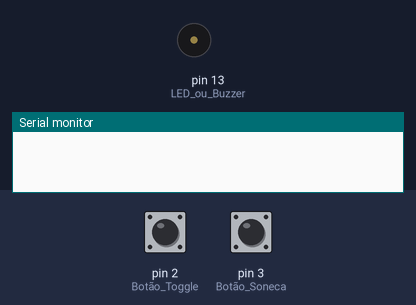
A sketch run on a simulated Arduino Uno, built with avr-gcc and run on an emulated ATmega328P. On the bench: buzzer (waves = sounding), the last lines printed to the serial monitor. Inputs (shaded band) come from the test bench; at power-on: pin 2 (Botão_Toggle) LOW, pin 3 (Botão_Soneca) LOW.

Above: at 1.2 s.
1.3 s: pin 2 (Botão_Toggle) pulled HIGH for 0.15 s
At 2.5 s:
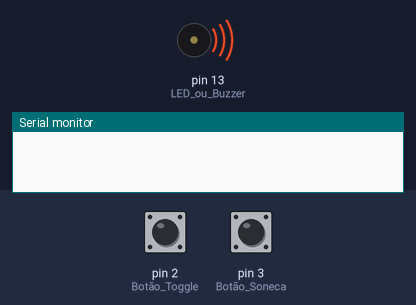
2.9 s: pin 3 (Botão_Soneca) pulled HIGH for 0.15 s
At 3.4 s:
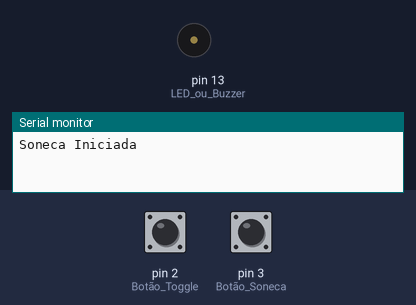
6.0 s: pin 2 (Botão_Toggle) pulled HIGH for 1 s
At 7.4 s:
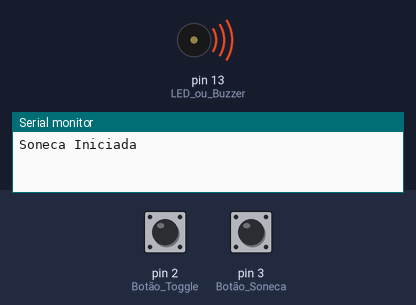
10.0 s: pin 2 (Botão_Toggle) pulled HIGH for 3.2 s
At 11.2 s:
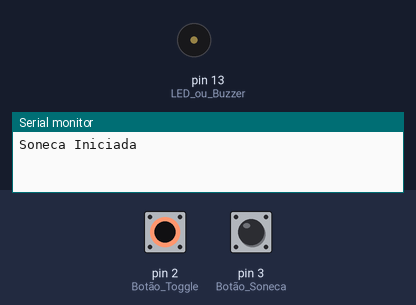
Timing chart, 0 to 46.5 s (numbered marks = the images above; inputs shaded):
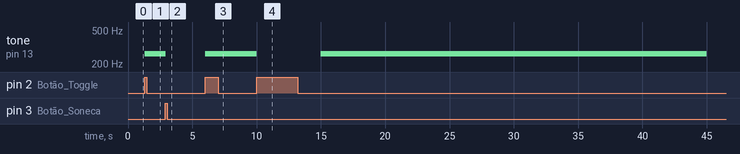

Measured:
- after the input at 1.3 s, tone on pin 13 (LED_ou_Buzzer): silent → 262 Hz at once
- after the input at 2.9 s, tone on pin 13 (LED_ou_Buzzer): 262 Hz → silent at once
- after the input at 6.0 s, tone on pin 13 (LED_ou_Buzzer): silent → 262 Hz after 0.00 s instead of 1.9 s
- after the input at 10.0 s, tone on pin 13 (LED_ou_Buzzer): 262 Hz → silent after 0.02 s instead of 31.0 s

The sketch:

sketch.ino
```cpp
volatile bool alarmeAtivo = false;
volatile bool modoSoneca = false;
volatile bool botaoToggle = false;
volatile uint16_t contadorTempo = 0;

void acionarToggle() {
  botaoToggle = true;
}

void ativarSoneca() {
  if (alarmeAtivo) {
    alarmeAtivo = false;
    modoSoneca = true;

    contadorTempo = 0;
    TCNT1 = 0;

    Serial.println("Soneca Iniciada");
  }
}

ISR(TIMER1_COMPA_vect) {
  contadorTempo++;
  TCNT1 = 0;
}

void setup() {
  Serial.begin(9600);

  pinMode(13, OUTPUT);   // LED ou Buzzer
  pinMode(2, INPUT);     // Botão Toggle
  pinMode(3, INPUT);     // Botão Soneca

  attachInterrupt(digitalPinToInterrupt(2), acionarToggle, RISING);
  attachInterrupt(digitalPinToInterrupt(3), ativarSoneca, RISING);

  cli();  // Desabilita interrupções globais temporariamente

  TCCR1A = 0b00000000;   // Timer em modo normal
  TCCR1B = 0b00001000;   // CTC (Clear Timer on Compare Match)
  TCCR1B = 0b00000101;   // Prescaler em 1024

  OCR1A = 15625;         // Valor para 1 segundo
  TIMSK1 |= 0b00000010;  // Habilita interrupção por comparação A

  sei();  // Reabilita interrupções globais
}

void loop() {
  if (modoSoneca) {
    if (contadorTempo >= 5) {
      Serial.println("Soneca Finalizada");
      alarmeAtivo = true;
      modoSoneca = false;

      contadorTempo = 0;
      TCNT1 = 0;
    }
  }

  if (alarmeAtivo) {
    tone(13, 262, 20);
    if (contadorTempo >= 30) {
      alarmeAtivo = false;
    }
  }

  if (botaoToggle) {
    alarmeAtivo = !alarmeAtivo;
    botaoToggle = false;

    contadorTempo = 0;
    TCNT1 = 0;
  }
}
```
